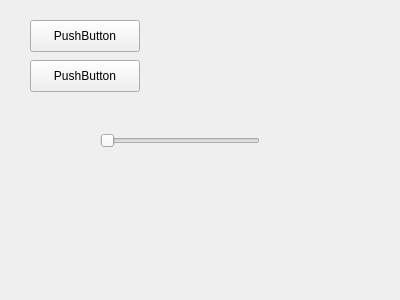
<?xml version="1.0" encoding="UTF-8"?>
<ui version="4.0">
 <class>Form</class>
 <widget class="QWidget" name="Form">
  <property name="geometry">
   <rect>
    <x>0</x>
    <y>0</y>
    <width>400</width>
    <height>300</height>
   </rect>
  </property>
  <property name="windowTitle">
   <string>Form</string>
  </property>
  <widget class="QPushButton" name="pushButton">
   <property name="geometry">
    <rect>
     <x>30</x>
     <y>20</y>
     <width>110</width>
     <height>32</height>
    </rect>
   </property>
   <property name="text">
    <string>PushButton</string>
   </property>
  </widget>
  <widget class="QPushButton" name="pushButton_2">
   <property name="geometry">
    <rect>
     <x>30</x>
     <y>60</y>
     <width>110</width>
     <height>32</height>
    </rect>
   </property>
   <property name="text">
    <string>PushButton</string>
   </property>
  </widget>
  <widget class="QSlider" name="horizontalSlider">
   <property name="geometry">
    <rect>
     <x>100</x>
     <y>130</y>
     <width>160</width>
     <height>22</height>
    </rect>
   </property>
   <property name="tracking">
    <bool>false</bool>
   </property>
   <property name="orientation">
    <enum>Qt::Horizontal</enum>
   </property>
  </widget>
 </widget>
 <resources/>
 <connections/>
</ui>
